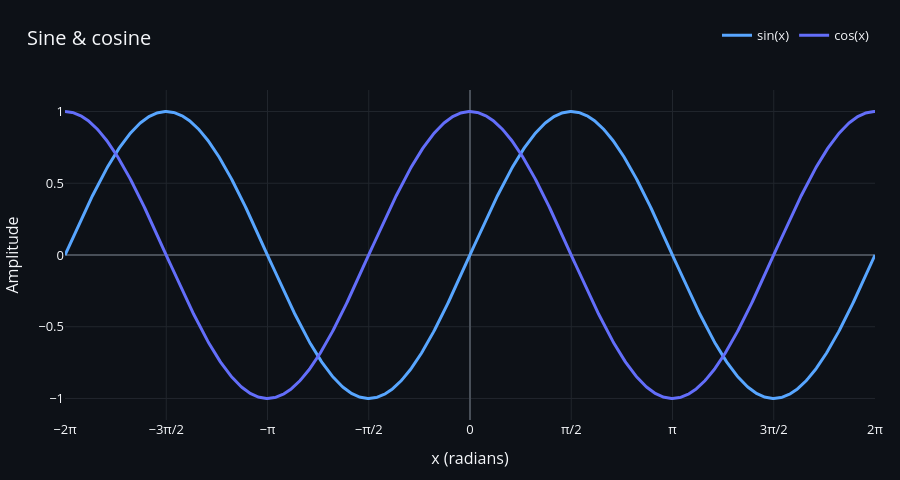

Here is the notebook cell this chart was saved with:
### Code cell
fig = go.Figure()
for function, color in [("sin(x)", "#58a6ff"), ("cos(x)", "#636efa")]:
    fig.add_trace(go.Scatter(
        x=data["x"], y=data[function], name=function, mode="lines",
        line=dict(color=color, width=3),
        hovertemplate="x: %{x:.2f} rad<br>" + function + ": %{y:.3f}<extra></extra>",
    ))

fig.update_layout(
    template="plotly_dark",
    paper_bgcolor="#0d1117", plot_bgcolor="#0d1117",
    autosize=True, height=480,
    margin=dict(l=55, r=25, t=90, b=60),
    title=dict(text="Sine & cosine", x=0.03, xanchor="left", font=dict(size=20)),
    font=dict(size=13, color="#f5f7fa"),
    legend=dict(orientation="h", x=1, xanchor="right", y=1.12, yanchor="bottom"),
    xaxis=dict(
        title="x (radians)", range=[-2 * np.pi, 2 * np.pi],
        tickmode="array", tickvals=np.arange(-4, 5) * np.pi / 2,
        ticktext=["−2π", "−3π/2", "−π", "−π/2", "0", "π/2", "π", "3π/2", "2π"],
        gridcolor="#21262d", zerolinecolor="#484f58", automargin=True,
    ),
    yaxis=dict(
        title="Amplitude", range=[-1.15, 1.15], dtick=0.5,
        gridcolor="#21262d", zerolinecolor="#484f58", automargin=True,
    ),
)

fig.show()

### Figure 1 — Plotly figure (JSON) as saved in the notebook; plotly's stock layout.template omitted (floating-point values rounded to 4 significant figures; data arrays with more than 128 entries replaced by an {"elided": "..."} marker saying what was removed)
{"data": [{"hovertemplate": "x: %{x:.2f} rad<br>sin(x): %{y:.3f}<extra></extra>", "line": {"color": "#58a6ff", "width": 3}, "mode": "lines", "name": "sin(x)", "type": "scatter", "x": {"elided": "801 float values"}, "y": {"elided": "801 float values"}}, {"hovertemplate": "x: %{x:.2f} rad<br>cos(x): %{y:.3f}<extra></extra>", "line": {"color": "#636efa", "width": 3}, "mode": "lines", "name": "cos(x)", "type": "scatter", "x": {"elided": "801 float values"}, "y": {"elided": "801 float values"}}], "layout": {"autosize": true, "font": {"color": "#f5f7fa", "size": 13}, "height": 480, "legend": {"orientation": "h", "x": 1, "xanchor": "right", "y": 1.12, "yanchor": "bottom"}, "margin": {"b": 60, "l": 55, "r": 25, "t": 90}, "paper_bgcolor": "#0d1117", "plot_bgcolor": "#0d1117", "title": {"font": {"size": 20}, "text": "Sine & cosine", "x": 0.03, "xanchor": "left"}, "xaxis": {"automargin": true, "gridcolor": "#21262d", "range": [-6.283, 6.283], "tickmode": "array", "ticktext": ["−2π", "−3π/2", "−π", "−π/2", "0", "π/2", "π", "3π/2", "2π"], "tickvals": [-6.283, -4.712, -3.142, -1.571, 0.0, 1.571, 3.142, 4.712, 6.283], "title": {"text": "x (radians)"}, "zerolinecolor": "#484f58"}, "yaxis": {"automargin": true, "dtick": 0.5, "gridcolor": "#21262d", "range": [-1.15, 1.15], "title": {"text": "Amplitude"}, "zerolinecolor": "#484f58"}}}
